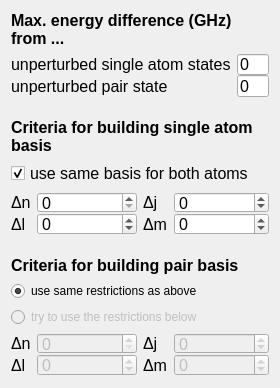
          <widget class="QWidget" name="page_3">
           <property name="geometry">
            <rect>
             <x>0</x>
             <y>0</y>
             <width>280</width>
             <height>386</height>
            </rect>
           </property>
           <attribute name="label">
            <string>Basis</string>
           </attribute>
           <layout class="QVBoxLayout" name="verticalLayout_8">
            <item>
             <widget class="QLabel" name="label_75">
              <property name="font">
               <font>
                <pointsize>12</pointsize>
                <weight>75</weight>
                <bold>true</bold>
               </font>
              </property>
              <property name="text">
               <string>Max. energy difference (GHz) from ...</string>
              </property>
              <property name="textFormat">
               <enum>Qt::AutoText</enum>
              </property>
              <property name="alignment">
               <set>Qt::AlignBottom|Qt::AlignLeading|Qt::AlignLeft</set>
              </property>
              <property name="wordWrap">
               <bool>true</bool>
              </property>
             </widget>
            </item>
            <item>
             <layout class="QFormLayout" name="formLayout_12">
              <property name="fieldGrowthPolicy">
               <enum>QFormLayout::ExpandingFieldsGrow</enum>
              </property>
              <property name="labelAlignment">
               <set>Qt::AlignLeading|Qt::AlignLeft|Qt::AlignVCenter</set>
              </property>
              <property name="formAlignment">
               <set>Qt::AlignLeading|Qt::AlignLeft|Qt::AlignTop</set>
              </property>
              <property name="horizontalSpacing">
               <number>-1</number>
              </property>
              <property name="verticalSpacing">
               <number>0</number>
              </property>
              <item row="0" column="0">
               <widget class="QLabel" name="label_15">
                <property name="font">
                 <font>
                  <pointsize>12</pointsize>
                 </font>
                </property>
                <property name="text">
                 <string>unperturbed single atom states</string>
                </property>
                <property name="textFormat">
                 <enum>Qt::AutoText</enum>
                </property>
               </widget>
              </item>
              <item row="0" column="1">
               <widget class="QLineEdit" name="lineedit_system_deltaE1">
                <property name="sizePolicy">
                 <sizepolicy hsizetype="Expanding" vsizetype="Fixed">
                  <horstretch>0</horstretch>
                  <verstretch>0</verstretch>
                 </sizepolicy>
                </property>
                <property name="font">
                 <font>
                  <pointsize>12</pointsize>
                 </font>
                </property>
                <property name="text">
                 <string>0</string>
                </property>
               </widget>
              </item>
              <item row="1" column="1">
               <widget class="QLineEdit" name="lineedit_system_deltaE">
                <property name="sizePolicy">
                 <sizepolicy hsizetype="Expanding" vsizetype="Fixed">
                  <horstretch>0</horstretch>
                  <verstretch>0</verstretch>
                 </sizepolicy>
                </property>
                <property name="font">
                 <font>
                  <pointsize>12</pointsize>
                 </font>
                </property>
                <property name="text">
                 <string>0</string>
                </property>
               </widget>
              </item>
              <item row="1" column="0">
               <widget class="QLabel" name="label_16">
                <property name="font">
                 <font>
                  <pointsize>12</pointsize>
                 </font>
                </property>
                <property name="text">
                 <string>unperturbed pair state</string>
                </property>
                <property name="textFormat">
                 <enum>Qt::AutoText</enum>
                </property>
               </widget>
              </item>
             </layout>
            </item>
            <item>
             <spacer name="verticalSpacer_20">
              <property name="orientation">
               <enum>Qt::Vertical</enum>
              </property>
              <property name="sizeType">
               <enum>QSizePolicy::Fixed</enum>
              </property>
              <property name="sizeHint" stdset="0">
               <size>
                <width>20</width>
                <height>15</height>
               </size>
              </property>
             </spacer>
            </item>
            <item>
             <widget class="QLabel" name="label_64">
              <property name="font">
               <font>
                <pointsize>12</pointsize>
                <weight>75</weight>
                <bold>true</bold>
               </font>
              </property>
              <property name="text">
               <string>Criteria for building single atom basis</string>
              </property>
              <property name="textFormat">
               <enum>Qt::AutoText</enum>
              </property>
              <property name="alignment">
               <set>Qt::AlignBottom|Qt::AlignLeading|Qt::AlignLeft</set>
              </property>
              <property name="wordWrap">
               <bool>true</bool>
              </property>
             </widget>
            </item>
            <item>
             <widget class="QCheckBox" name="checkbox_system_samebasis">
              <property name="font">
               <font>
                <pointsize>12</pointsize>
               </font>
              </property>
              <property name="text">
               <string>use same basis for both atoms</string>
              </property>
              <property name="checked">
               <bool>true</bool>
              </property>
             </widget>
            </item>
            <item>
             <layout class="QHBoxLayout" name="horizontalLayout_13">
              <item>
               <layout class="QFormLayout" name="formLayout_19">
                <property name="fieldGrowthPolicy">
                 <enum>QFormLayout::ExpandingFieldsGrow</enum>
                </property>
                <property name="labelAlignment">
                 <set>Qt::AlignLeading|Qt::AlignLeft|Qt::AlignVCenter</set>
                </property>
                <property name="formAlignment">
                 <set>Qt::AlignLeading|Qt::AlignLeft|Qt::AlignTop</set>
                </property>
                <property name="horizontalSpacing">
                 <number>-1</number>
                </property>
                <property name="verticalSpacing">
                 <number>0</number>
                </property>
                <item row="4" column="0">
                 <widget class="QLabel" name="label_36">
                  <property name="font">
                   <font>
                    <pointsize>12</pointsize>
                   </font>
                  </property>
                  <property name="text">
                   <string>Δn</string>
                  </property>
                  <property name="textFormat">
                   <enum>Qt::AutoText</enum>
                  </property>
                 </widget>
                </item>
                <item row="4" column="1">
                 <widget class="QSpinBox" name="spinbox_system_deltaN">
                  <property name="sizePolicy">
                   <sizepolicy hsizetype="MinimumExpanding" vsizetype="Fixed">
                    <horstretch>0</horstretch>
                    <verstretch>0</verstretch>
                   </sizepolicy>
                  </property>
                  <property name="minimumSize">
                   <size>
                    <width>0</width>
                    <height>0</height>
                   </size>
                  </property>
                  <property name="font">
                   <font>
                    <pointsize>12</pointsize>
                   </font>
                  </property>
                  <property name="maximum">
                   <number>999</number>
                  </property>
                  <property name="value">
                   <number>0</number>
                  </property>
                 </widget>
                </item>
                <item row="5" column="0">
                 <widget class="QLabel" name="label_45">
                  <property name="font">
                   <font>
                    <pointsize>12</pointsize>
                   </font>
                  </property>
                  <property name="text">
                   <string>Δl</string>
                  </property>
                  <property name="textFormat">
                   <enum>Qt::AutoText</enum>
                  </property>
                 </widget>
                </item>
                <item row="5" column="1">
                 <widget class="QSpinBox" name="spinbox_system_deltaL">
                  <property name="sizePolicy">
                   <sizepolicy hsizetype="MinimumExpanding" vsizetype="Fixed">
                    <horstretch>0</horstretch>
                    <verstretch>0</verstretch>
                   </sizepolicy>
                  </property>
                  <property name="minimumSize">
                   <size>
                    <width>0</width>
                    <height>0</height>
                   </size>
                  </property>
                  <property name="font">
                   <font>
                    <pointsize>12</pointsize>
                   </font>
                  </property>
                  <property name="statusTip">
                   <string>A value of -1 means that Δl is choosen to be as large as possible.</string>
                  </property>
                  <property name="minimum">
                   <number>-1</number>
                  </property>
                  <property name="maximum">
                   <number>999</number>
                  </property>
                  <property name="value">
                   <number>0</number>
                  </property>
                 </widget>
                </item>
               </layout>
              </item>
              <item>
               <layout class="QFormLayout" name="formLayout_20">
                <property name="fieldGrowthPolicy">
                 <enum>QFormLayout::ExpandingFieldsGrow</enum>
                </property>
                <property name="labelAlignment">
                 <set>Qt::AlignLeading|Qt::AlignLeft|Qt::AlignVCenter</set>
                </property>
                <property name="formAlignment">
                 <set>Qt::AlignLeading|Qt::AlignLeft|Qt::AlignTop</set>
                </property>
                <property name="verticalSpacing">
                 <number>0</number>
                </property>
                <item row="4" column="0">
                 <widget class="QLabel" name="label_50">
                  <property name="font">
                   <font>
                    <pointsize>12</pointsize>
                   </font>
                  </property>
                  <property name="text">
                   <string>Δj</string>
                  </property>
                  <property name="textFormat">
                   <enum>Qt::AutoText</enum>
                  </property>
                 </widget>
                </item>
                <item row="4" column="1">
                 <widget class="QSpinBox" name="spinbox_system_deltaJ">
                  <property name="sizePolicy">
                   <sizepolicy hsizetype="MinimumExpanding" vsizetype="Fixed">
                    <horstretch>0</horstretch>
                    <verstretch>0</verstretch>
                   </sizepolicy>
                  </property>
                  <property name="minimumSize">
                   <size>
                    <width>0</width>
                    <height>0</height>
                   </size>
                  </property>
                  <property name="font">
                   <font>
                    <pointsize>12</pointsize>
                   </font>
                  </property>
                  <property name="statusTip">
                   <string>A value of -1 means that Δj is choosen to be as large as possible.</string>
                  </property>
                  <property name="minimum">
                   <number>-1</number>
                  </property>
                  <property name="maximum">
                   <number>999</number>
                  </property>
                  <property name="value">
                   <number>0</number>
                  </property>
                 </widget>
                </item>
                <item row="5" column="0">
                 <widget class="QLabel" name="label_57">
                  <property name="font">
                   <font>
                    <pointsize>12</pointsize>
                   </font>
                  </property>
                  <property name="text">
                   <string>Δm</string>
                  </property>
                  <property name="textFormat">
                   <enum>Qt::AutoText</enum>
                  </property>
                 </widget>
                </item>
                <item row="5" column="1">
                 <widget class="QSpinBox" name="spinbox_system_deltaM">
                  <property name="sizePolicy">
                   <sizepolicy hsizetype="MinimumExpanding" vsizetype="Fixed">
                    <horstretch>0</horstretch>
                    <verstretch>0</verstretch>
                   </sizepolicy>
                  </property>
                  <property name="minimumSize">
                   <size>
                    <width>0</width>
                    <height>0</height>
                   </size>
                  </property>
                  <property name="font">
                   <font>
                    <pointsize>12</pointsize>
                   </font>
                  </property>
                  <property name="statusTip">
                   <string>A value of -1 means that Δm is choosen to be as large as possible.</string>
                  </property>
                  <property name="minimum">
                   <number>-1</number>
                  </property>
                  <property name="maximum">
                   <number>999</number>
                  </property>
                  <property name="value">
                   <number>0</number>
                  </property>
                 </widget>
                </item>
               </layout>
              </item>
             </layout>
            </item>
            <item>
             <spacer name="verticalSpacer_19">
              <property name="orientation">
               <enum>Qt::Vertical</enum>
              </property>
              <property name="sizeType">
               <enum>QSizePolicy::Fixed</enum>
              </property>
              <property name="sizeHint" stdset="0">
               <size>
                <width>20</width>
                <height>15</height>
               </size>
              </property>
             </spacer>
            </item>
            <item>
             <widget class="QLabel" name="label_65">
              <property name="font">
               <font>
                <pointsize>12</pointsize>
                <weight>75</weight>
                <bold>true</bold>
               </font>
              </property>
              <property name="text">
               <string>Criteria for building pair basis</string>
              </property>
              <property name="textFormat">
               <enum>Qt::AutoText</enum>
              </property>
              <property name="alignment">
               <set>Qt::AlignBottom|Qt::AlignLeading|Qt::AlignLeft</set>
              </property>
              <property name="wordWrap">
               <bool>true</bool>
              </property>
             </widget>
            </item>
            <item>
             <widget class="QRadioButton" name="radioButton_2">
              <property name="text">
               <string>use same restrictions as above</string>
              </property>
              <property name="checked">
               <bool>true</bool>
              </property>
             </widget>
            </item>
            <item>
             <widget class="QRadioButton" name="radioButton">
              <property name="enabled">
               <bool>false</bool>
              </property>
              <property name="text">
               <string>try to use the restrictions below</string>
              </property>
             </widget>
            </item>
            <item>
             <layout class="QHBoxLayout" name="horizontalLayout_14">
              <item>
               <layout class="QFormLayout" name="formLayout_21">
                <property name="fieldGrowthPolicy">
                 <enum>QFormLayout::ExpandingFieldsGrow</enum>
                </property>
                <property name="labelAlignment">
                 <set>Qt::AlignLeading|Qt::AlignLeft|Qt::AlignVCenter</set>
                </property>
                <property name="formAlignment">
                 <set>Qt::AlignLeading|Qt::AlignLeft|Qt::AlignTop</set>
                </property>
                <property name="horizontalSpacing">
                 <number>-1</number>
                </property>
                <property name="verticalSpacing">
                 <number>0</number>
                </property>
                <item row="4" column="0">
                 <widget class="QLabel" name="label_58">
                  <property name="font">
                   <font>
                    <pointsize>12</pointsize>
                   </font>
                  </property>
                  <property name="text">
                   <string>Δn</string>
                  </property>
                  <property name="textFormat">
                   <enum>Qt::AutoText</enum>
                  </property>
                 </widget>
                </item>
                <item row="4" column="1">
                 <widget class="QSpinBox" name="spinbox_system_deltaN_2">
                  <property name="enabled">
                   <bool>false</bool>
                  </property>
                  <property name="sizePolicy">
                   <sizepolicy hsizetype="MinimumExpanding" vsizetype="Fixed">
                    <horstretch>0</horstretch>
                    <verstretch>0</verstretch>
                   </sizepolicy>
                  </property>
                  <property name="minimumSize">
                   <size>
                    <width>0</width>
                    <height>0</height>
                   </size>
                  </property>
                  <property name="font">
                   <font>
                    <pointsize>12</pointsize>
                   </font>
                  </property>
                  <property name="maximum">
                   <number>999</number>
                  </property>
                  <property name="value">
                   <number>0</number>
                  </property>
                 </widget>
                </item>
                <item row="5" column="0">
                 <widget class="QLabel" name="label_72">
                  <property name="font">
                   <font>
                    <pointsize>12</pointsize>
                   </font>
                  </property>
                  <property name="text">
                   <string>Δl</string>
                  </property>
                  <property name="textFormat">
                   <enum>Qt::AutoText</enum>
                  </property>
                 </widget>
                </item>
                <item row="5" column="1">
                 <widget class="QSpinBox" name="spinbox_system_deltaL_2">
                  <property name="enabled">
                   <bool>false</bool>
                  </property>
                  <property name="sizePolicy">
                   <sizepolicy hsizetype="MinimumExpanding" vsizetype="Fixed">
                    <horstretch>0</horstretch>
                    <verstretch>0</verstretch>
                   </sizepolicy>
                  </property>
                  <property name="minimumSize">
                   <size>
                    <width>0</width>
                    <height>0</height>
                   </size>
                  </property>
                  <property name="font">
                   <font>
                    <pointsize>12</pointsize>
                   </font>
                  </property>
                  <property name="statusTip">
                   <string>A value of -1 means that Δl is choosen to be as large as possible.</string>
                  </property>
                  <property name="minimum">
                   <number>-1</number>
                  </property>
                  <property name="maximum">
                   <number>999</number>
                  </property>
                  <property name="value">
                   <number>0</number>
                  </property>
                 </widget>
                </item>
               </layout>
              </item>
              <item>
               <layout class="QFormLayout" name="formLayout_27">
                <property name="fieldGrowthPolicy">
                 <enum>QFormLayout::ExpandingFieldsGrow</enum>
                </property>
                <property name="labelAlignment">
                 <set>Qt::AlignLeading|Qt::AlignLeft|Qt::AlignVCenter</set>
                </property>
                <property name="formAlignment">
                 <set>Qt::AlignLeading|Qt::AlignLeft|Qt::AlignTop</set>
                </property>
                <property name="verticalSpacing">
                 <number>0</number>
                </property>
                <item row="4" column="0">
                 <widget class="QLabel" name="label_73">
                  <property name="font">
                   <font>
                    <pointsize>12</pointsize>
                   </font>
                  </property>
                  <property name="text">
                   <string>Δj</string>
                  </property>
                  <property name="textFormat">
                   <enum>Qt::AutoText</enum>
                  </property>
                 </widget>
                </item>
                <item row="4" column="1">
                 <widget class="QSpinBox" name="spinbox_system_deltaJ_2">
                  <property name="enabled">
                   <bool>false</bool>
                  </property>
                  <property name="sizePolicy">
                   <sizepolicy hsizetype="MinimumExpanding" vsizetype="Fixed">
                    <horstretch>0</horstretch>
                    <verstretch>0</verstretch>
                   </sizepolicy>
                  </property>
                  <property name="minimumSize">
                   <size>
                    <width>0</width>
                    <height>0</height>
                   </size>
                  </property>
                  <property name="font">
                   <font>
                    <pointsize>12</pointsize>
                   </font>
                  </property>
                  <property name="statusTip">
                   <string>A value of -1 means that Δj is choosen to be as large as possible.</string>
                  </property>
                  <property name="minimum">
                   <number>-1</number>
                  </property>
                  <property name="maximum">
                   <number>999</number>
                  </property>
                  <property name="value">
                   <number>0</number>
                  </property>
                 </widget>
                </item>
                <item row="5" column="0">
                 <widget class="QLabel" name="label_74">
                  <property name="font">
                   <font>
                    <pointsize>12</pointsize>
                   </font>
                  </property>
                  <property name="text">
                   <string>Δm</string>
                  </property>
                  <property name="textFormat">
                   <enum>Qt::AutoText</enum>
                  </property>
                 </widget>
                </item>
                <item row="5" column="1">
                 <widget class="QSpinBox" name="spinbox_system_deltaM_2">
                  <property name="enabled">
                   <bool>false</bool>
                  </property>
                  <property name="sizePolicy">
                   <sizepolicy hsizetype="MinimumExpanding" vsizetype="Fixed">
                    <horstretch>0</horstretch>
                    <verstretch>0</verstretch>
                   </sizepolicy>
                  </property>
                  <property name="minimumSize">
                   <size>
                    <width>0</width>
                    <height>0</height>
                   </size>
                  </property>
                  <property name="font">
                   <font>
                    <pointsize>12</pointsize>
                   </font>
                  </property>
                  <property name="statusTip">
                   <string>A value of -1 means that Δm is choosen to be as large as possible.</string>
                  </property>
                  <property name="minimum">
                   <number>-1</number>
                  </property>
                  <property name="maximum">
                   <number>999</number>
                  </property>
                  <property name="value">
                   <number>0</number>
                  </property>
                 </widget>
                </item>
               </layout>
              </item>
             </layout>
            </item>
            <item>
             <spacer name="verticalSpacer_18">
              <property name="orientation">
               <enum>Qt::Vertical</enum>
              </property>
              <property name="sizeType">
               <enum>QSizePolicy::Expanding</enum>
              </property>
              <property name="sizeHint" stdset="0">
               <size>
                <width>20</width>
                <height>0</height>
               </size>
              </property>
             </spacer>
            </item>
           </layout>
          </widget>
